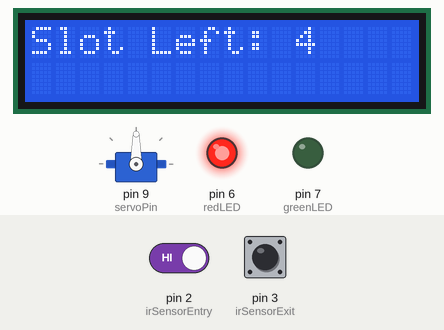
The sketch below on a simulated Arduino Uno, built with avr-gcc and run on an emulated ATmega328P. Parts: 16×2 character LCD, servo, output pins drawn as LEDs (lit = HIGH). Inputs (shaded band) come from the test bench; at power-on: pin 2 (irSensorEntry) HIGH, pin 3 (irSensorExit) HIGH.

Above: at 3.2 s.
3.3 s: pin 2 (irSensorEntry) driven LOW
At 4.2 s:
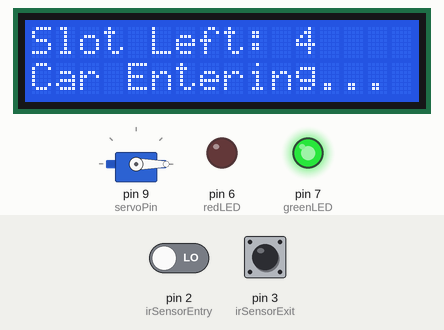
4.9 s: pin 3 (irSensorExit) pulsed LOW 2 times (0.12 s each, 0.3 s apart)
At 7.7 s:
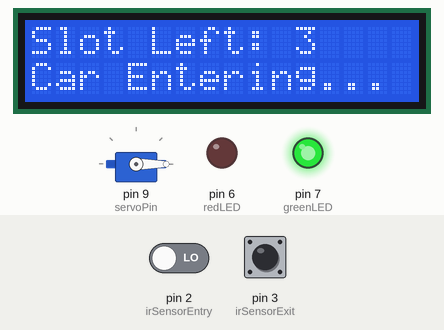
Timing chart, 0 to 9.2 s (numbered marks = the images above; inputs shaded):
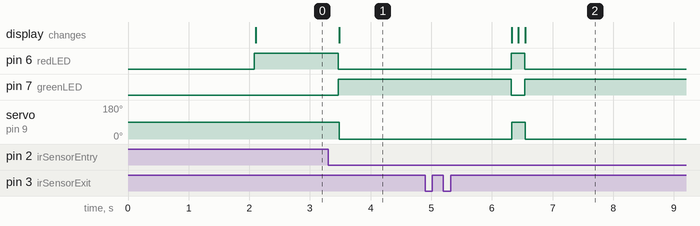

Measured:
- after the input at 3.3 s, pin 6 (redLED): HIGH → LOW after 0.17 s; pin 7 (greenLED): LOW → HIGH after 0.17 s; servo on pin 9 (servoPin): 90° → 0° after 0.18 s; the display: changes after 0.18 s (image 1)
- after the input at 4.9 s, pin 6 (redLED): LOW → HIGH after 1.4 s, → LOW 0.22 s later; pin 7 (greenLED): HIGH → LOW after 1.4 s, → HIGH 0.22 s later; servo on pin 9 (servoPin): 0° → 90° after 1.4 s, → 0° 0.23 s later; the display: first changes after 1.4 s (image 2 shows a later state)

The sketch:

Ardino.ino
```cpp
#include <Servo.h>
#include <Wire.h>
#include <LiquidCrystal_I2C.h>

// LCD setup — use the correct I2C address (0x27 or 0x3F)
LiquidCrystal_I2C lcd(0x27, 16, 2);

// IR sensor pins
const int irSensorEntry = 2; // Before gate (entry)
const int irSensorExit = 3;  // After gate (exit)

// LED pins
const int redLED = 6;
const int greenLED = 7;

// Servo pin
const int servoPin = 9;
Servo gateServo;

// Total parking slots
const int totalSlots = 4;
int parkedCars = 0;

// --- Gate control functions ---
void gateLock() {
  gateServo.write(90); // Closed position
  digitalWrite(redLED, HIGH);
  digitalWrite(greenLED, LOW);
}

void openGate() {
  gateServo.write(0); // Open position
  digitalWrite(redLED, LOW);
  digitalWrite(greenLED, HIGH);
}

void setup() {
  // Initialize LCD
  lcd.init();           // initialize the LCD
  lcd.backlight();      // turn on backlight
  lcd.setCursor(0, 0);
  lcd.print("Smart Parking");
  delay(2000);
  lcd.clear();

  // Pin setup
  pinMode(irSensorEntry, INPUT);
  pinMode(irSensorExit, INPUT);
  pinMode(redLED, OUTPUT);
  pinMode(greenLED, OUTPUT);

  // Servo setup
  gateServo.attach(servoPin);
  gateLock();

  lcd.setCursor(0, 0);
  lcd.print("Slot Left: ");
  lcd.print(totalSlots - parkedCars);
}

void loop() {
  int entryState = digitalRead(irSensorEntry);
  int exitState = digitalRead(irSensorExit);

  lcd.setCursor(0, 0);
  lcd.print("Slot Left: ");
  lcd.print(totalSlots - parkedCars);
  lcd.print("   "); // Clear old digits

  // --- Car entering ---
  if (entryState == LOW) {  // Car detected at entry
    delay(100); // debounce
    if (parkedCars < totalSlots) {
      openGate();
      lcd.setCursor(0, 1);
      lcd.print("Car Entering...   ");

      // Wait until car passes entry and triggers exit sensor
      while (digitalRead(irSensorExit) == HIGH);
      delay(300);
      while (digitalRead(irSensorExit) == LOW);
      delay(1000);

      parkedCars++;
      gateLock();
      lcd.clear();
    } else {
      lcd.setCursor(0, 1);
      lcd.print("No Space Left     ");
      delay(2000);
      lcd.clear();
    }
  }

  // --- Car exiting ---
  if (exitState == LOW) {  // Car detected at exit
    delay(100); // debounce
    if (parkedCars > 0) {
      openGate();
      lcd.setCursor(0, 1);
      lcd.print("Car Exiting...    ");

      // Wait until car passes entry sensor
      while (digitalRead(irSensorEntry) == HIGH);
      delay(300);
      while (digitalRead(irSensorEntry) == LOW);
      delay(1000);

      parkedCars--;
      gateLock();
      lcd.clear();
    }
  }

  delay(100);
}
```
